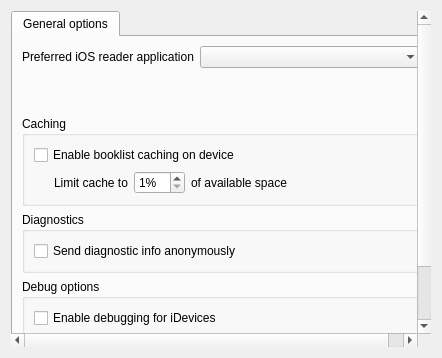
<?xml version="1.0" encoding="UTF-8"?>
<ui version="4.0">
 <class>Dialog</class>
 <widget class="QDialog" name="Dialog">
  <property name="geometry">
   <rect>
    <x>0</x>
    <y>0</y>
    <width>442</width>
    <height>358</height>
   </rect>
  </property>
  <property name="windowTitle">
   <string>iOS Reader Applications</string>
  </property>
  <property name="windowIcon">
   <iconset>
    <normaloff>:/images/lt.png</normaloff>:/images/lt.png</iconset>
  </property>
  <layout class="QGridLayout" name="gridLayout">
   <item row="0" column="0" colspan="2">
    <widget class="QScrollArea" name="scrollArea">
     <property name="frameShape">
      <enum>QFrame::NoFrame</enum>
     </property>
     <property name="widgetResizable">
      <bool>true</bool>
     </property>
     <widget class="QWidget" name="scrollAreaWidgetContents">
      <property name="geometry">
       <rect>
        <x>0</x>
        <y>0</y>
        <width>422</width>
        <height>412</height>
       </rect>
      </property>
      <layout class="QVBoxLayout" name="verticalLayout">
       <property name="leftMargin">
        <number>0</number>
       </property>
       <property name="topMargin">
        <number>0</number>
       </property>
       <property name="rightMargin">
        <number>0</number>
       </property>
       <property name="bottomMargin">
        <number>0</number>
       </property>
       <item>
        <widget class="QTabWidget" name="tabs">
         <property name="sizePolicy">
          <sizepolicy hsizetype="Expanding" vsizetype="Expanding">
           <horstretch>0</horstretch>
           <verstretch>0</verstretch>
          </sizepolicy>
         </property>
         <property name="minimumSize">
          <size>
           <width>422</width>
           <height>332</height>
          </size>
         </property>
         <property name="currentIndex">
          <number>0</number>
         </property>
         <widget class="QWidget" name="tab">
          <attribute name="title">
           <string>General options</string>
          </attribute>
          <layout class="QGridLayout" name="gridLayout_2">
           <item row="0" column="0">
            <widget class="QLabel" name="label">
             <property name="text">
              <string>Preferred iOS reader application</string>
             </property>
             <property name="buddy">
              <cstring>reader_apps</cstring>
             </property>
            </widget>
           </item>
           <item row="0" column="1" colspan="2">
            <widget class="QComboBox" name="reader_apps"/>
           </item>
           <item row="6" column="0" colspan="3">
            <widget class="QLabel" name="support_label">
             <property name="text">
              <string>&lt;!DOCTYPE HTML PUBLIC &quot;-//W3C//DTD HTML 4.0//EN&quot; &quot;http://www.w3.org/TR/REC-html40/strict.dtd&quot;&gt;
&lt;html&gt;&lt;head&gt;&lt;meta name=&quot;qrichtext&quot; content=&quot;1&quot; /&gt;&lt;style type=&quot;text/css&quot;&gt;
p, li { white-space: pre-wrap; }
&lt;/style&gt;&lt;/head&gt;&lt;body style=&quot; font-family:'Lucida Grande'; font-size:13pt; font-weight:400; font-style:normal;&quot;&gt;
&lt;p style=&quot; margin-top:0px; margin-bottom:0px; margin-left:0px; margin-right:0px; -qt-block-indent:0; text-indent:0px;&quot;&gt;For support, visit the &lt;a href=&quot;http://www.mobileread.com/forums/showthread.php?t=215624&quot;&gt;&lt;span style=&quot; text-decoration: underline; color:#0000ff;&quot;&gt;Calibre Plugins forum&lt;/span&gt;&lt;/a&gt;.&lt;/p&gt;&lt;/body&gt;&lt;/html&gt;</string>
             </property>
             <property name="wordWrap">
              <bool>true</bool>
             </property>
            </widget>
           </item>
           <item row="2" column="0">
            <spacer name="verticalSpacer">
             <property name="orientation">
              <enum>Qt::Vertical</enum>
             </property>
             <property name="sizeHint" stdset="0">
              <size>
               <width>20</width>
               <height>40</height>
              </size>
             </property>
            </spacer>
           </item>
           <item row="5" column="0" colspan="3">
            <widget class="QGroupBox" name="debug_options_gb">
             <property name="title">
              <string>Debug options</string>
             </property>
             <layout class="QVBoxLayout" name="verticalLayout_4">
              <item>
               <layout class="QVBoxLayout" name="verticalLayout_3">
                <item>
                 <widget class="QCheckBox" name="debug_plugin">
                  <property name="text">
                   <string>Enable debugging for iDevices</string>
                  </property>
                 </widget>
                </item>
                <item>
                 <widget class="QCheckBox" name="debug_libimobiledevice">
                  <property name="text">
                   <string>Enable debugging for libiMobileDevice</string>
                  </property>
                 </widget>
                </item>
               </layout>
              </item>
             </layout>
            </widget>
           </item>
           <item row="4" column="0" colspan="3">
            <widget class="QGroupBox" name="diagnostic_options_gb">
             <property name="title">
              <string>Diagnostics</string>
             </property>
             <layout class="QVBoxLayout" name="verticalLayout_6">
              <item>
               <layout class="QVBoxLayout" name="verticalLayout_5">
                <item>
                 <widget class="QCheckBox" name="plugin_diagnostics">
                  <property name="toolTip">
                   <string>&lt;!DOCTYPE HTML PUBLIC &quot;-//W3C//DTD HTML 4.0//EN&quot; &quot;http://www.w3.org/TR/REC-html40/strict.dtd&quot;&gt;
&lt;html&gt;&lt;head&gt;&lt;meta name=&quot;qrichtext&quot; content=&quot;1&quot; /&gt;&lt;style type=&quot;text/css&quot;&gt;
p, li { white-space: pre-wrap; }
&lt;/style&gt;&lt;/head&gt;&lt;body style=&quot; font-family:'Lucida Grande'; font-size:13pt; font-weight:400; font-style:normal;&quot;&gt;
&lt;p style=&quot; margin-top:0px; margin-bottom:0px; margin-left:0px; margin-right:0px; -qt-block-indent:0; text-indent:0px;&quot;&gt;Collecting diagnostic information helps improve the plugin. No personal data or library metadata is collected. &lt;/p&gt;
&lt;/body&gt;&lt;/html&gt;</string>
                  </property>
                  <property name="statusTip">
                   <string/>
                  </property>
                  <property name="text">
                   <string>Send diagnostic info anonymously</string>
                  </property>
                 </widget>
                </item>
               </layout>
              </item>
             </layout>
            </widget>
           </item>
           <item row="3" column="0" colspan="3">
            <widget class="QGroupBox" name="caching_gb">
             <property name="toolTip">
              <string>Allow caching for faster initialization</string>
             </property>
             <property name="title">
              <string>Caching</string>
             </property>
             <layout class="QGridLayout" name="gridLayout_4">
              <item row="0" column="0" colspan="5">
               <widget class="QCheckBox" name="device_booklist_caching_cb">
                <property name="text">
                 <string>Enable booklist caching on device</string>
                </property>
               </widget>
              </item>
              <item row="1" column="1" colspan="2">
               <widget class="QLabel" name="label_2">
                <property name="text">
                 <string>Limit cache to</string>
                </property>
                <property name="alignment">
                 <set>Qt::AlignLeading|Qt::AlignLeft|Qt::AlignVCenter</set>
                </property>
               </widget>
              </item>
              <item row="1" column="3">
               <widget class="QSpinBox" name="device_booklist_cache_limit_sb">
                <property name="sizePolicy">
                 <sizepolicy hsizetype="Maximum" vsizetype="Fixed">
                  <horstretch>0</horstretch>
                  <verstretch>0</verstretch>
                 </sizepolicy>
                </property>
                <property name="suffix">
                 <string>%</string>
                </property>
                <property name="minimum">
                 <number>1</number>
                </property>
                <property name="maximum">
                 <number>10</number>
                </property>
               </widget>
              </item>
              <item row="1" column="4">
               <widget class="QLabel" name="label_3">
                <property name="text">
                 <string>of available space</string>
                </property>
               </widget>
              </item>
              <item row="1" column="5">
               <spacer name="horizontalSpacer_right">
                <property name="orientation">
                 <enum>Qt::Horizontal</enum>
                </property>
                <property name="sizeHint" stdset="0">
                 <size>
                  <width>40</width>
                  <height>20</height>
                 </size>
                </property>
               </spacer>
              </item>
             </layout>
            </widget>
           </item>
          </layout>
         </widget>
        </widget>
       </item>
      </layout>
     </widget>
    </widget>
   </item>
  </layout>
 </widget>
 <resources>
  <include location="../../../../../Documents/calibredev/source/development/resources/images.qrc"/>
 </resources>
 <connections/>
</ui>
